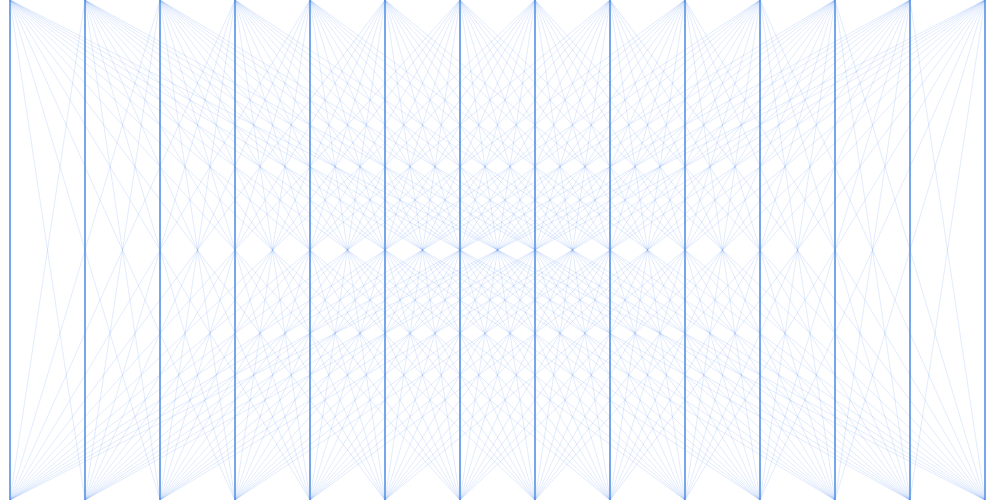
Frame 1 (no input)
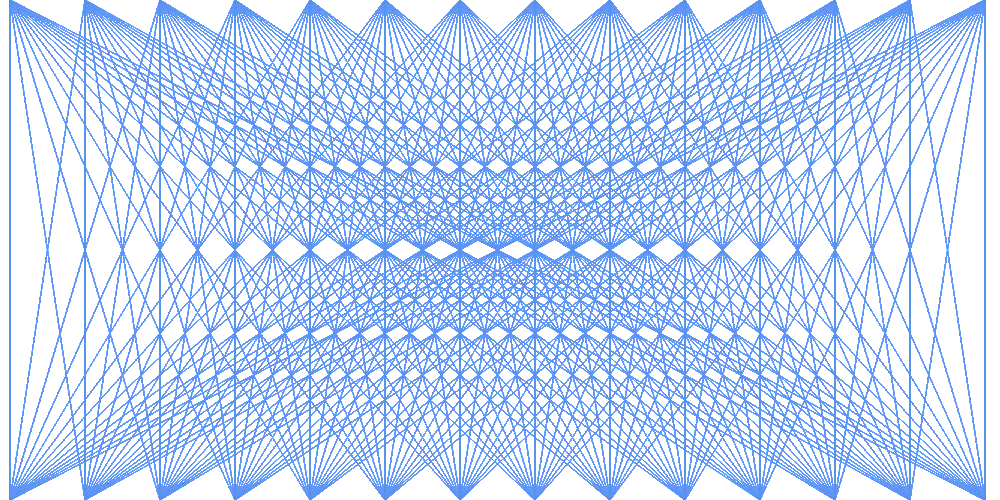
Frame 60 (no input)
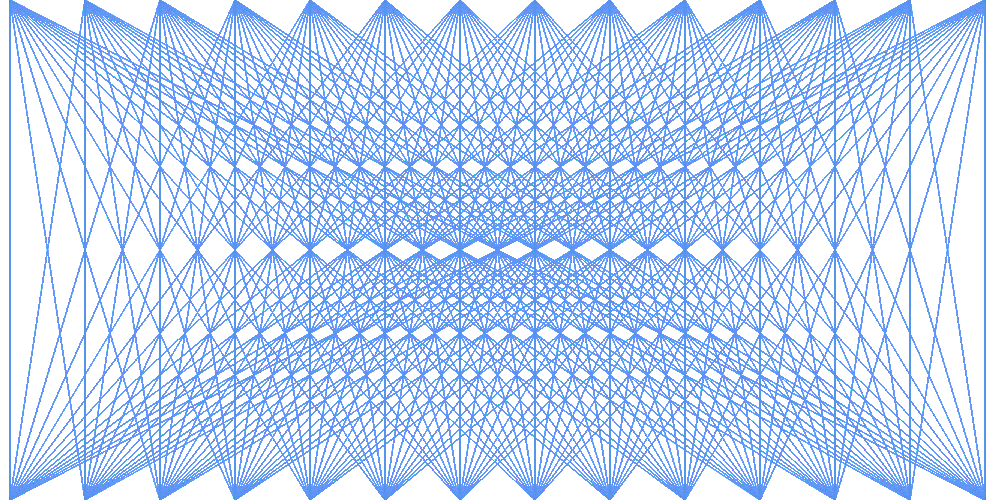
Frame 120 (the mouse pressed at the canvas centre since frame 60)

The p5.js sketch that drew these frames (run headless with seeded random() and noise() and a simulated clock; from frame 60 on, the mouse is pressed at the canvas centre):

// p5.js sketch
// ── sketch.js
function setup() {
  createCanvas(1000,500); //rectangle
  background(255);//white
  stroke(100,149,237);//light blue
  noFill();
  strokeWeight(0.1)
}

function draw() {
  for(var i=10; i<=1000; i+=75){
    for(var j=10; j<=1000; j+=75){ //Nestled loop
      beginShape(QUADS);
      vertex(i, 500);
      vertex(i, 0);
      vertex(j, 500);
      vertex(j, 0)
      endShape();
    }
  }
}
